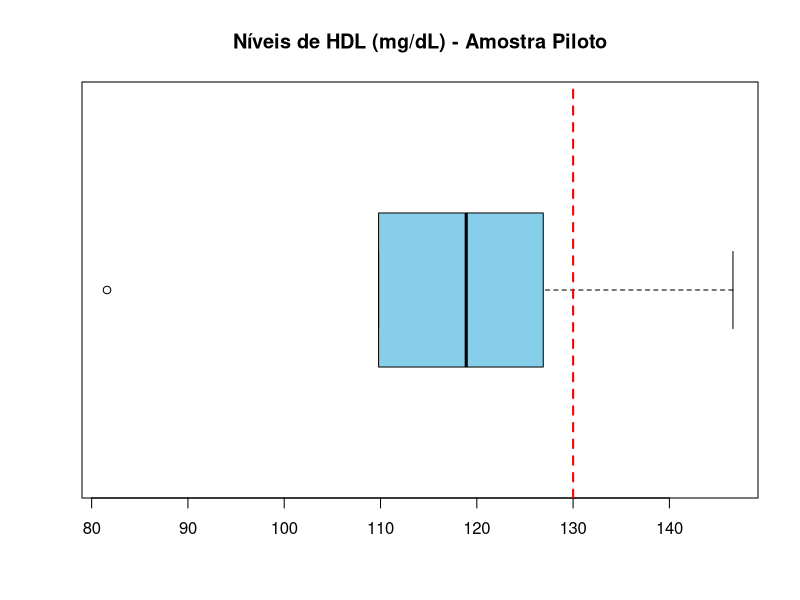
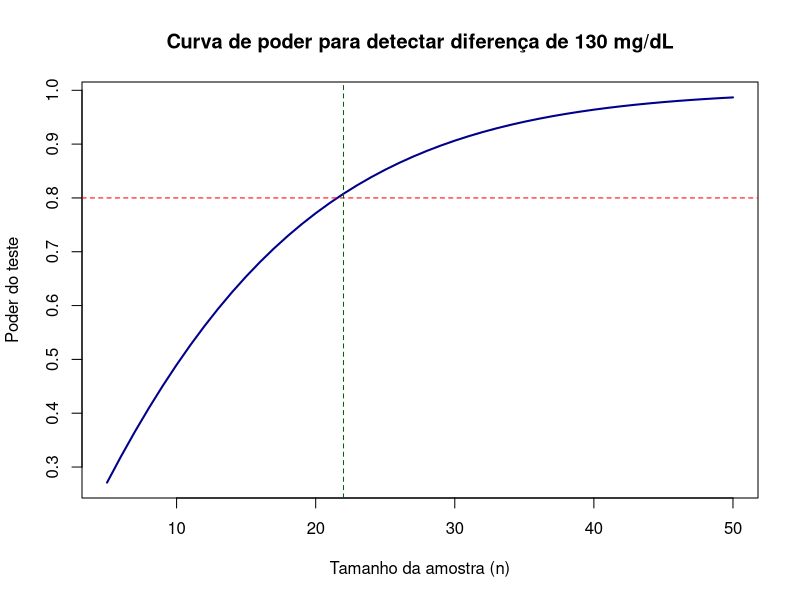
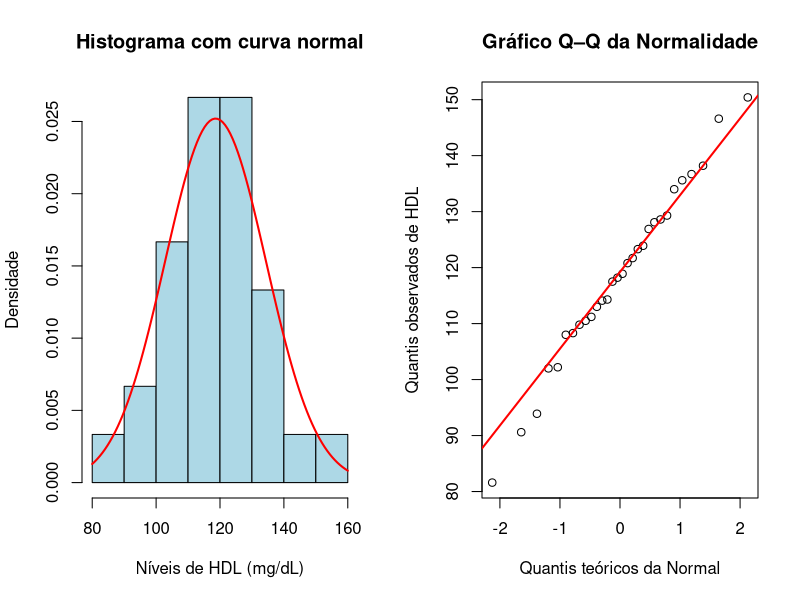
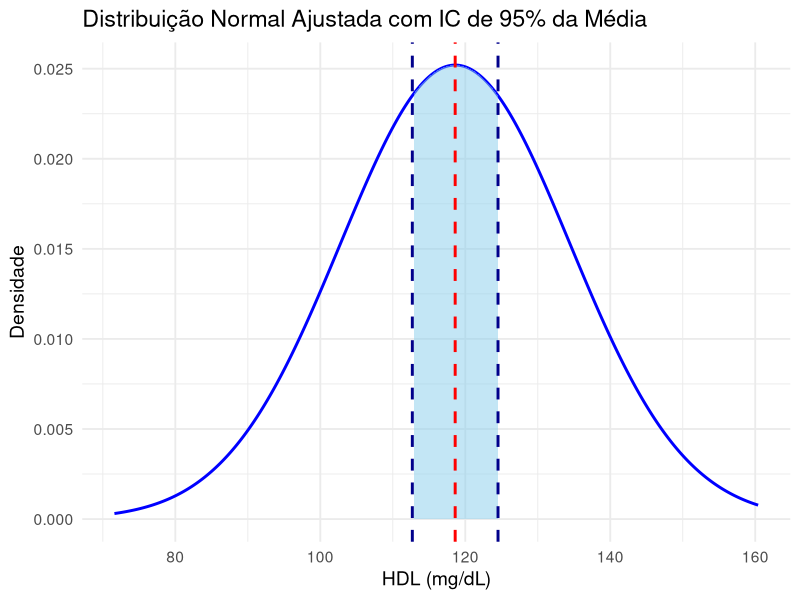

Here is the R script that generated these plots, in order:
## ---- chunk 1
options(encoding = "UTF-8")
#limpar a memória
rm(list = ls())
## ---- chunk 2
piloto <- c(81.6, 146.6, 118.9, 126.9, 109.8)
media  <- mean(piloto) 
dp     <- sd(piloto)

## --- TESTE t (função pronta) ---
t.test(piloto, mu = 130, alternative = "less", conf.level = 0.95)

## --- Wilcoxon (mediana < 130) ---
wilcox.test(piloto, mu = 130, alternative = "less", conf.int = TRUE, conf.level = 0.95)

## ---- chunk 3

efeito <- (media-130)/dp

library(pwr)
pwr.t.test(d = efeito,
           sig.level = 0.05,
           power = 0.80,
           type = "one.sample",
           alternative = "less")

## ---- chunk 4
boxplot(piloto, horizontal = TRUE, col = "skyblue",
        main = "Níveis de HDL (mg/dL) - Amostra Piloto")
abline(v = 130, col = "red", lwd = 2, lty = 2)  # valor de referência

powers <- sapply(5:50, function(n)
  pwr.t.test(n = n, d = efeito, sig.level = 0.05,
             type = "one.sample", alternative = "less")$power)

plot(5:50, powers, type = "l", lwd = 2, col = "darkblue",
     xlab = "Tamanho da amostra (n)", ylab = "Poder do teste",
     main = "Curva de poder para detectar diferença de 130 mg/dL")
abline(h = 0.8, col = "red", lty = 2)
abline(v = ceiling(pwr.t.test(d = efeito, sig.level = 0.05,
                              power = 0.8, type = "one.sample",
                              alternative = "less")$n), 
       col = "darkgreen", lty = 2)
## ---- chunk 5
hdl <- c(
  81.6, 146.6, 118.9, 126.9, 109.8, 138.2, 102.2, 120.8, 134.0, 128.6,
  117.5, 110.5, 150.4, 114.1, 108.3, 90.6, 123.9, 114.3, 93.9, 128.1,
  121.7, 108.0, 102.0, 113.0, 111.2, 123.3, 129.3, 135.6, 118.2, 136.7
)
length(hdl)


# 1) Kolmogorov–Smirnov "exato" (nota: pressupõe média e dp conhecidos)
ks_exato <- ks.test(hdl, "pnorm", mean(hdl), sd(hdl))

library(nortest)
# 2) Lilliefors (KS adaptado quando média e dp são estimados)
lillie   <- lillie.test(hdl)

# 3) Anderson–Darling
ad       <- ad.test(hdl)

# 4) Cramér–von Mises
cvm      <- cvm.test(hdl)

# 5) Shapiro–Wilk
shapiro  <- shapiro.test(hdl)

ks_exato
lillie
ad
cvm
shapiro

## ---- chunk 6
pvals <- c(
  `KS (exato)`       = ks_exato$p.value,
  `Lilliefors (KS)`  = lillie$p.value,
  `Anderson–Darling` = ad$p.value,
  `Cramér–von Mises` = cvm$p.value,
  `Shapiro–Wilk`     = shapiro$p.value
)
pvals
## ---- chunk 7
par(mfrow = c(1, 2))

# Histograma com curva normal ajustada
hist(hdl, probability = TRUE, col = "lightblue",
     main = "Histograma com curva normal",  
     xlab = "Níveis de HDL (mg/dL)", 
     ylab = "Densidade")
   
curve(dnorm(x, mean(hdl), sd(hdl)), add = TRUE, lwd = 2, col = "red")

# Q–Q plot
qqnorm(hdl, main = "Gráfico Q–Q da Normalidade",
            xlab = "Quantis teóricos da Normal",
            ylab = "Quantis observados de HDL")
qqline(hdl, col = "red", lwd = 2)

par(mfrow = c(1, 1))
## ---- chunk 8
media_hdl  <- mean(hdl) 
dp_hdl     <- sd(hdl)

## --- TESTE t ---
t.test(hdl, mu = 130, alternative = "less", conf.level = 0.95)

## --- Wilcoxon (mediana < 130) ---
wilcox.test(hdl, mu = 130, alternative = "less", conf.int = TRUE, conf.level = 0.95)


## ---- chunk 9
library(ggplot2)
# Estatísticas
n     <- length(hdl)
media <- mean(hdl)
media
dp    <- sd(hdl)
erro  <- qt(0.975, df = n-1) * dp / sqrt(n)

lim_inf <- media - erro
lim_sup <- media + erro
c(lim_inf, lim_sup)
# Curva normal ajustada
x_vals <- seq(min(hdl)-10, max(hdl)+10, length.out = 300)
dens   <- dnorm(x_vals, mean = media, sd = dp)
df_plot <- data.frame(x = x_vals, y = dens)
df_ic   <- subset(df_plot, x >= lim_inf & x <= lim_sup)

# Gráfico
ggplot(df_plot, aes(x, y)) +
  geom_line(color = "blue", size = 1) +
  geom_area(data = df_ic, aes(x, y), fill = "skyblue", alpha = 0.5) +
  geom_vline(xintercept = media, color = "red", linetype = "dashed", size = 1) +
  geom_vline(xintercept = lim_inf, color = "darkblue", linetype = "dashed", size = 1) +
  geom_vline(xintercept = lim_sup, color = "darkblue", linetype = "dashed", size = 1) +
  labs(title = "Distribuição Normal Ajustada com IC de 95% da Média",
       x = "HDL (mg/dL)",
       y = "Densidade") +
  theme_minimal(base_size = 14)

## ---- chunk 10

x <- 42; n <- 596; p0 <- 0.10

# Teste aproximado (sem correção), unilateral à ESQUERDA
prop.test(x, n, p = p0, alternative = "less", correct = FALSE)

# Teste exato binomial, unilateral à ESQUERDA
binom.test(x, n, p = p0, alternative = "less")

## ---- chunk 11
prop.test(x, n, correct = FALSE)$conf.int

binom.test(x, n, alternative = "less")$conf.int
## ---- chunk 12
p1 <- 42/596
ES  <- 2*asin(sqrt(p1)) - 2*asin(sqrt(p0))
pwr.p.test(h = ES, sig.level = 0.05, power = 0.80, alternative = "less")
